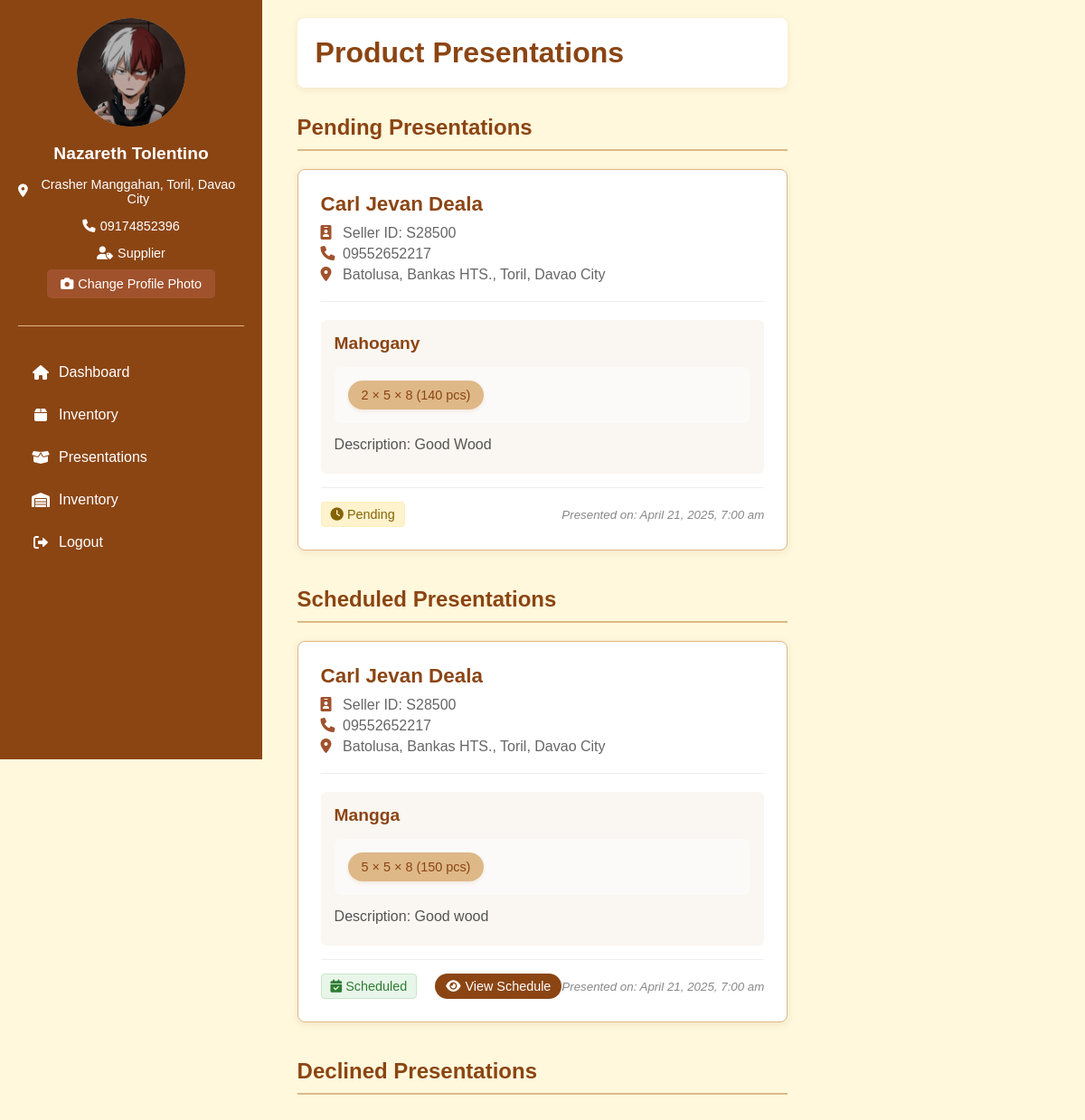
The page /supplier_presentations.php (signed in) on the database its author committed.
### tables this page shows
CREATE TABLE `users` (
  `ID` int(25) NOT NULL,
  `lastname` varchar(25) NOT NULL,
  `firstname` varchar(25) NOT NULL,
  `email` varchar(25) NOT NULL,
  `username` text NOT NULL,
  `password` text NOT NULL,
  `contactno` text NOT NULL,
  `address` text NOT NULL,
  `role` text NOT NULL,
  `created_at` timestamp NOT NULL DEFAULT current_timestamp(),
  `profile_photo` varchar(255) DEFAULT NULL,
  `employer_id` int(25) DEFAULT NULL
);

CREATE TABLE `sup_orders` (
  `id` int(11) NOT NULL,
  `seller_id` int(11) NOT NULL,
  `supplier_id` int(11) NOT NULL,
  `item_id` int(11) NOT NULL,
  `status` varchar(50) DEFAULT 'Pending',
  `created_at` timestamp NOT NULL DEFAULT current_timestamp(),
  `is_read` tinyint(1) DEFAULT 0,
  `scheduled_date` datetime DEFAULT NULL
);

CREATE TABLE `inventory` (
  `id` int(11) NOT NULL,
  `supplier_id` int(11) NOT NULL,
  `product_name` varchar(255) NOT NULL,
  `quantity` int(11) NOT NULL,
  `description` text DEFAULT NULL,
  `status` varchar(50) DEFAULT 'In Stock',
  `created_at` timestamp NOT NULL DEFAULT current_timestamp(),
  `updated_at` timestamp NOT NULL DEFAULT current_timestamp() ON UPDATE current_timestamp(),
  `length` decimal(10,2) DEFAULT NULL,
  `width` decimal(10,2) DEFAULT NULL,
  `height` decimal(10,2) DEFAULT NULL
);

### supplier_presentations.php (the view, shortened to what this page needs)
<?php
require_once 'database/config.php';
$stmt = $pdo->prepare("SELECT * FROM users WHERE id = ?");
$stmt->execute([$_SESSION['user_id']]);
$userDetails = $stmt->fetch();
$stmt = $pdo->prepare("
    SELECT so.*, i.product_name, i.description, i.length, i.width, i.height,
           u.firstname, u.lastname, u.contactno, u.address,
           si.seller_unique_id,
           ds.scheduled_date,
           i.quantity,
           GROUP_CONCAT(DISTINCT CONCAT(inv.length, ' × ', inv.width, ' × ', inv.height, ' (', inv.quantity, ' pcs)') SEPARATOR '|') as all_sizes
    FROM sup_orders so
    JOIN inventory i ON so.item_id = i.id
    JOIN users u ON so.seller_id = u.id
    JOIN seller_ids si ON u.id = si.user_id
    LEFT JOIN delivery_schedules ds ON so.id = ds.presentation_id
    LEFT JOIN inventory inv ON i.product_name = inv.product_name AND i.supplier_id = inv.supplier_id
    WHERE i.supplier_id = ?
    GROUP BY so.id
    ORDER BY so.created_at DESC");
$stmt->execute([$_SESSION['user_id']]);
$presentations = $stmt->fetchAll();
?>
<!DOCTYPE html>
<html lang="en">
<head>
    <link rel="stylesheet" href="https://cdnjs.cloudflare.com/ajax/libs/font-awesome/6.0.0/css/all.min.css">
</head>
<body>
    <?php include 'includes/supplier_sidebar.php'; ?>
    <div class="main-content">
        <div class="inventory-header">
            <h1>Product Presentations</h1>
        </div>
        <?php if (empty($presentations)): ?>
            <div class="no-data">
                <p>No presentations found.</p>
            </div>
        <?php else: ?>
            <div class="presentations-section">
                <h2>Pending Presentations</h2>
                <?php foreach ($presentations as $presentation): ?>
                    <?php if ($presentation['status'] === 'Pending'): ?>
                        <div class="presentation-card">
                            <div class="seller-info">
                                <div>
                                    <h3><?php echo htmlspecialchars($presentation['firstname'] . ' ' . $presentation['lastname']); ?></h3>
                                    <p><i class="fas fa-id-badge"></i> Seller ID: <?php echo htmlspecialchars($presentation['seller_unique_id']); ?></p>
                                    <p><i class="fas fa-phone"></i> <?php echo htmlspecialchars($presentation['contactno']); ?></p>
                                    <p><i class="fas fa-map-marker-alt"></i> <?php echo htmlspecialchars($presentation['address']); ?></p>
                                </div>
                            </div>
                            <div class="product-info">
                                <h4><?php echo htmlspecialchars($presentation['product_name']); ?></h4>
                                <div class="sizes-container">
                                    <?php
                                    if (!empty($presentation['all_sizes'])) {
                                        $sizes = explode('|', $presentation['all_sizes']);
                                        foreach ($sizes as $size) {
                                            $size = preg_replace('/\.00/', '', $size);
                                            echo '<span class="size-tag">' . htmlspecialchars($size) . '</span>';
                                        }
                                    }
                                    ?>
                                </div>
                                <p>Description: <?php echo htmlspecialchars($presentation['description']); ?></p>
                            </div>
                            <div class="presentation-status">
                                <div class="status-wrapper">
                                    <span class="status-badge status-pending">
                                        <i class="fas fa-clock"></i> Pending
                                    </span>
                                </div>
                                <small>Presented on: <?php echo date('F j, Y, g:i a', strtotime($presentation['created_at'])); ?></small>
                            </div>
                        </div>
                    <?php endif; ?>
                <?php endforeach; ?>
            </div>
            <div class="presentations-section">
                <h2>Scheduled Presentations</h2>
                <?php foreach ($presentations as $presentation): ?>
                    <?php if ($presentation['status'] === 'Scheduled' || $presentation['status'] === 'On The Way'): ?>
                        <div class="presentation-card">
                            <div class="seller-info">
                                <div>
                                    <h3><?php echo htmlspecialchars($presentation['firstname'] . ' ' . $presentation['lastname']); ?></h3>
                                    <p><i class="fas fa-id-badge"></i> Seller ID: <?php echo htmlspecialchars($presentation['seller_unique_id']); ?></p>
                                    <p><i class="fas fa-phone"></i> <?php echo htmlspecialchars($presentation['contactno']); ?></p>
                                    <p><i class="fas fa-map-marker-alt"></i> <?php echo htmlspecialchars($presentation['address']); ?></p>
                                </div>
                            </div>
                            <div class="product-info">
                                <h4><?php echo htmlspecialchars($presentation['product_name']); ?></h4>
                                <div class="sizes-container">
                                    <?php
                                    if (!empty($presentation['all_sizes'])) {
                                        $sizes = explode('|', $presentation['all_sizes']);
                                        foreach ($sizes as $size) {
                                            $size = preg_replace('/\.00/', '', $size);
                                            echo '<span class="size-tag">' . htmlspecialchars($size) . '</span>';
                                        }
                                    }
                                    ?>
                                </div>
                                <p>Description: <?php echo htmlspecialchars($presentation['description']); ?></p>
                            </div>
                            <div class="presentation-status">
                                <div class="status-wrapper">
                                    <span class="status-badge <?php echo $presentation['status'] === 'On The Way' ? 'status-ontheway' : 'status-scheduled'; ?>">
                                        <i class="<?php echo $presentation['status'] === 'On The Way' ? 'fas fa-truck' : 'fas fa-calendar-check'; ?>"></i>
                                        <?php echo htmlspecialchars($presentation['status']); ?>
                                    </span>
                                    <button class="btn-view-schedule" onclick="viewSchedule(
                                        '<?php echo date('F j, Y, g:i a', strtotime($presentation['scheduled_date'])); ?>',
                                        '<?php echo htmlspecialchars($presentation['firstname'] . ' ' . $presentation['lastname']); ?>',
                                        '<?php echo htmlspecialchars($presentation['product_name']); ?>',
                                        '<?php echo htmlspecialchars($presentation['all_sizes']); ?>',
                                        '<?php echo htmlspecialchars($presentation['quantity']); ?>',
                                        '<?php echo htmlspecialchars($presentation['id']); ?>'
                                    )">
                                        <i class="fas fa-eye"></i> View Schedule
                                    </button>
                                </div>
                                <small>Presented on: <?php echo date('F j, Y, g:i a', strtotime($presentation['created_at'])); ?></small>
                            </div>
                        </div>
                    <?php endif; ?>
                <?php endforeach; ?>
            </div>
            <div class="presentations-section">
                <h2>Declined Presentations</h2>
            </div>
        <?php endif; ?>
    </div>
</body>
</html>

### includes/supplier_sidebar.php (shortened to what this page needs)
<div class="sidebar">
    <div class="profile-section">
        <div class="profile-image">
            <?php if (!empty($userDetails['profile_photo'])): ?>
                <img src="<?php echo htmlspecialchars($userDetails['profile_photo']); ?>" alt="Profile Photo">
            <?php else: ?>
                <i class="fas fa-user"></i>
            <?php endif; ?>
        </div>
        <div class="profile-details">
            <h3><?php echo htmlspecialchars($userDetails['firstname'] . ' ' . $userDetails['lastname']); ?></h3>
            <p><i class="fas fa-map-marker-alt"></i> <?php echo htmlspecialchars($userDetails['address']); ?></p>
            <p><i class="fas fa-phone"></i> <?php echo htmlspecialchars($userDetails['contactno']); ?></p>
            <p><i class="fas fa-user-tag"></i> <?php echo htmlspecialchars($userDetails['role']); ?></p>
            <button class="change-photo-btn" onclick="showProfileUploadModal()">
                <i class="fas fa-camera"></i> Change Profile Photo
            </button>
        </div>
    </div>
    <ul class="nav-links">
        <li>
            <a href="supplier_dashboard.php">
                <i class="fas fa-home"></i>
                <span>Dashboard</span>
            </a>
        </li>
        <li>
            <a href="supplier_inventory.php">
                <i class="fas fa-box"></i>
                <span>Inventory</span>
            </a>
        </li>
        <li>
            <a href="supplier_presentations.php">
                <i class="fas fa-box-open"></i>
                <span>Presentations</span>
            </a>
        </li>
        <li>
            <a href="supplier_inventory.php">
                <i class="fas fa-warehouse"></i>
                <span>Inventory</span>
            </a>
        </li>
        <li>
            <a href="logout.php">
                <i class="fas fa-sign-out-alt"></i>
                <span>Logout</span>
            </a>
        </li>
    </ul>
</div>
<link rel="stylesheet" href="https://cdnjs.cloudflare.com/ajax/libs/cropperjs/1.5.12/cropper.min.css">

### supplier_presentations.php (style rules this page uses)
:root { --primary-brown: #8B4513; --secondary-brown: #A0522D; --light-brown: #DEB887; --bg-brown: #FFF8DC; }
body { margin: 0; padding: 0; font-family: Arial, sans-serif; background-color: var(--bg-brown); display: flex; }
.inventory-header { margin-bottom: 20px; }
.inventory-header h1 { color: var(--primary-brown); margin: 0; }
.presentation-card { background: white; border-radius: 8px; padding: 25px; margin-bottom: 20px; box-shadow: 0 2px 8px rgba(139, 69, 19, 0.1); border: 1px solid var(--light-brown); }
.seller-info { display: flex; align-items: flex-start; gap: 20px; margin-bottom: 20px; padding-bottom: 15px; border-bottom: 1px solid #eee; }
.seller-info h3 { color: var(--primary-brown); margin: 0 0 10px 0; font-size: 1.4em; }
.seller-info p { margin: 5px 0; color: #666; }
.seller-info i { width: 20px; color: var(--secondary-brown); }
.product-info { background-color: #faf6f1; padding: 15px; border-radius: 6px; margin-bottom: 15px; }
.product-info h4 { color: var(--primary-brown); margin: 0 0 10px 0; font-size: 1.2em; }
.product-info p { margin: 8px 0; color: #555; }
.presentation-status { display: flex; justify-content: space-between; align-items: center; margin-top: 15px; padding-top: 15px; border-top: 1px solid #eee; }
.status-badge { padding: 6px 12px; border-radius: 20px; font-size: 0.9em; font-weight: 500; }
.status-pending { background-color: #fff3cd; color: #856404; border: 1px solid #ffeeba; }
.status-scheduled { background-color: #e8f5e9; color: #2e7d32; border: 1px solid #c8e6c9; }
.presentation-status small { color: #888; font-style: italic; }
.main-content { max-width: 900px; margin: 20px auto; padding: 0 20px; }
.inventory-header { background-color: white; padding: 20px; border-radius: 8px; margin-bottom: 30px; box-shadow: 0 2px 8px rgba(139, 69, 19, 0.1); }
.status-badge { padding: 5px 10px; border-radius: 4px; font-size: 0.9em; display: inline-block; margin-right: 10px; }
.size-tag { display: inline-block; background-color: var(--light-brown); color: var(--primary-brown); padding: 8px 15px; border-radius: 20px; margin: 5px; font-size: 0.9em; box-shadow: 0 2px 4px rgba(139, 69, 19, 0.1); transition: transform 0.2s ease; }
.sizes-container { margin: 15px 0; display: flex; flex-wrap: wrap; gap: 10px; padding: 10px; background-color: rgba(255, 255, 255, 0.5); border-radius: 8px; }
.presentations-section { margin-bottom: 40px; }
.presentations-section h2 { color: var(--primary-brown); margin-bottom: 20px; padding-bottom: 10px; border-bottom: 2px solid var(--light-brown); }
.status-wrapper { display: flex; align-items: center; gap: 10px; }
.btn-view-schedule { background-color: var(--primary-brown); color: white; border: none; padding: 6px 12px; border-radius: 20px; cursor: pointer; font-size: 0.9em; display: flex; align-items: center; gap: 5px; transition: background-color 0.3s; }

### includes/supplier_sidebar.php (style rules this page uses)
.sidebar { width: 250px; height: 100vh; background-color: #8B4513; position: fixed; left: 0; top: 0; color: white; padding: 20px; overflow-y: auto; }
.profile-section { text-align: center; margin-bottom: 30px; padding-bottom: 20px; border-bottom: 1px solid #DEB887; }
.profile-image { width: 120px; height: 120px; border-radius: 50%; margin: 0 auto 15px; background-color: #DEB887; display: flex; align-items: center; justify-content: center; overflow: hidden; }
.profile-image img { width: 100%; height: 100%; object-fit: cover; object-position: center; }
.profile-details h3 { margin-bottom: 10px; font-size: 1.2rem; }
.profile-details p { font-size: 0.9rem; margin-bottom: 5px; display: flex; align-items: center; justify-content: center; gap: 5px; }
.nav-links { list-style: none; padding: 0; }
.nav-links li { padding: 12px 15px; margin-bottom: 5px; border-radius: 5px; transition: background-color 0.3s; }
.nav-links a { color: white; text-decoration: none; display: flex; align-items: center; gap: 10px; }
.nav-links i { width: 20px; text-align: center; }
.change-photo-btn { background-color: var(--secondary-brown); color: white; border: none; padding: 8px 15px; border-radius: 5px; display: flex; align-items: center; justify-content: center; gap: 5px; cursor: pointer; transition: background-color 0.3s; margin: 10px auto; width: fit-content; font-size: 0.9rem; }
.sidebar { width: 250px; height: 100vh; background-color: #8B4513; position: fixed; left: 0; top: 0; color: white; padding: 20px; overflow-y: auto; transition: transform 0.3s ease; z-index: 1000; }

### rows shown on the page
users: profile_photo (picture), firstname+lastname "Nazareth Tolentino", address "Crasher Manggahan, Toril, Davao City", contactno "09174852396", role "Supplier"
sup_orders: users.firstname+lastname "Carl Jevan Deala", seller_unique_id "S28500", users.contactno "09552652217", users.address "Batolusa, Bankas HTS., Toril, Davao City", inventory.product_name "Mahogany", size "2 × 5 × 8 (140 pcs)", inventory.description "Good Wood", created_at "April 21, 2025, 7:00 am"
sup_orders: users.firstname+lastname "Carl Jevan Deala", seller_unique_id "S28500", users.contactno "09552652217", users.address "Batolusa, Bankas HTS., Toril, Davao City", inventory.product_name "Mangga", size "5 × 5 × 8 (150 pcs)", inventory.description "Good wood", status "Scheduled", created_at "April 21, 2025, 7:00 am"
